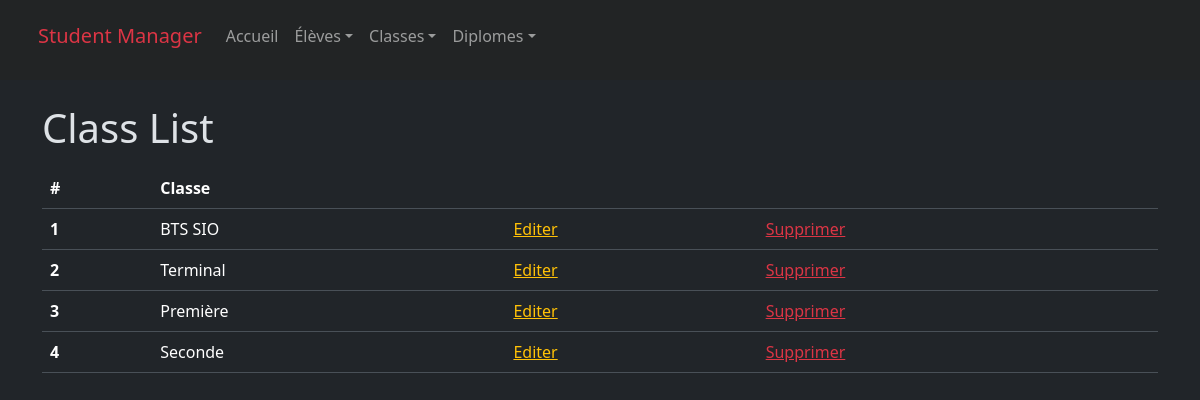
The app's page /classes/liste_classe.php, older data.
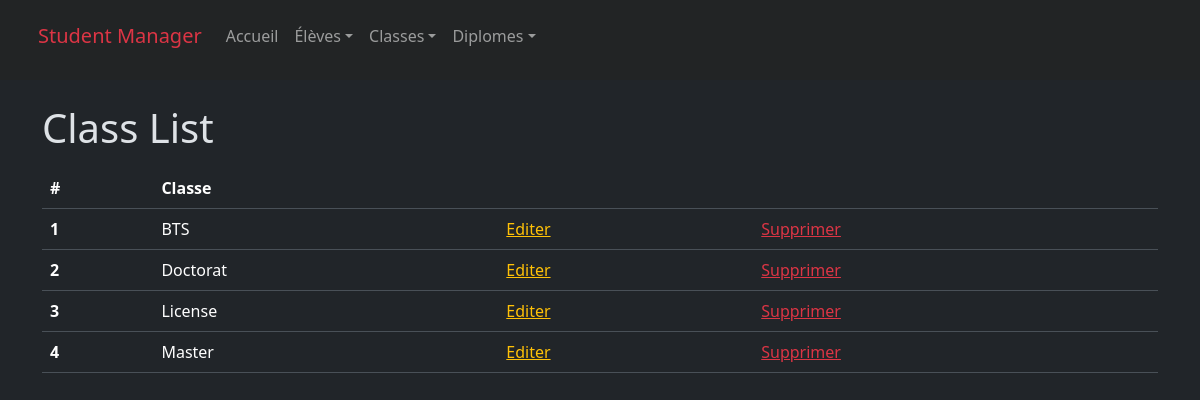
The same page, newer data.
### tables this page shows
CREATE TABLE IF NOT EXISTS Classes (
    classe_id int NOT NULL AUTO_INCREMENT PRIMARY KEY,
    classe varchar(100) NOT NULL UNIQUE
);

### include/variables.php (called while the page is built, shortened)
<?php
require_once(__DIR__ . "/../config/mysql.php");
$classesStatement = $mysqlClient->prepare('SELECT * FROM Classes');
$classesStatement->execute();
$classes = $classesStatement->fetchAll();

### classes/liste_classe.php (the view, shortened to what this page needs)
<?php
require_once(__DIR__ . "/../include/variables.php");
?>
<!DOCTYPE html>
<html lang="fr" data-bs-theme="dark">
<head>
    <link href="https://cdn.jsdelivr.net/npm/bootstrap@5.3.3/dist/css/bootstrap.min.css" rel="stylesheet">
</head>
<body class="d-flex flex-column min-vh-100">
    <?php require_once($rootPath . "/CRUD/include/header.php"); ?>
    <div class="container">
        <h1 class="mt-2 mb-3">Class List</h1>
        <table class="table">
            <thead>
                <tr>
                    <th scope="col">#</th>
                    <th scope="col">Classe</th>
                    <th></th>
                    <th></th>
                </tr>
            </thead>
            <tbody>
                <?php foreach ($classes as $key => $classe) : ?>
                    <tr>
                        <th scope="row"><?php echo $key + 1; ?></th>
                        <td><?php echo $classe["classe"]; ?></td>
                        <td><a class="link-warning" href="classe_update.php?id=<?php echo ($classe["classe_id"]); ?>">Editer</a></td>
                        <td><a class="link-danger" href="classe_delete.php?id=<?php echo ($classe["classe_id"]); ?>">Supprimer</a></td>
                    </tr>
                <?php endforeach; ?>
            </tbody>
        </table>
    </div>
</body>
</html>

### include/header.php (shortened to what this page needs)
<header class="mb-3">
    <nav class="navbar navbar-expand-lg navbar-dark" style="background-color: #222425">
        <div class="container p-2">
            <span class="navbar-brand text-danger h1">Student Manager</span>
            <div class="collapse navbar-collapse" id="navbarContent">
                <ul class="navbar-nav me-auto mb-2 mt-lg-0">
                    <li class="nav-item">
                        <a href="/CRUD/index.php" class="nav-link">Accueil</a>
                    </li>
                    <li class="nav-item dropdown">
                        <a class="nav-link dropdown-toggle" id="navbarDropdown" role="button" data-bs-toggle="dropdown" aria-expanded="false">Élèves</a>
                    </li>
                    <li class="nav-item dropdown">
                        <a class="nav-link dropdown-toggle" id="navbarDropdown" role="button" data-bs-toggle="dropdown" aria-expanded="false">Classes</a>
                    </li>
                    <li class="nav-item dropdown">
                        <a class="nav-link dropdown-toggle" id="navbarDropdown" role="button" data-bs-toggle="dropdown" aria-expanded="false">Diplomes</a>
                    </li>
                </ul>
            </div>
        </div>
    </nav>
</header>

Row changes from the older to the newer data that the page shows:
changed classes: classe "BTS SIO" → "BTS"
changed classes: classe "Seconde" → "Doctorat"; moves up the list
changed classes: classe "Terminal" → "License"
changed classes: classe "Première" → "Master"
